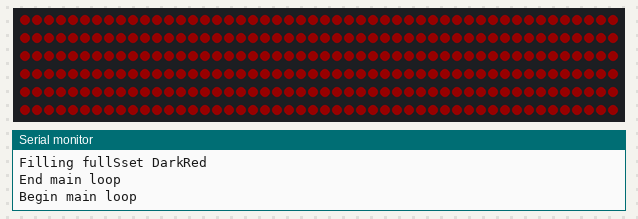
A sketch run on a simulated Arduino Uno, built with avr-gcc and run on an emulated ATmega328P. Shown: 300 RGB LEDs in strip order, left to right, continuing on the next row, the last lines printed to the serial monitor. Dim RGB values are drawn brighter than linear; random numbers use the default seed unless the sketch sets one.

Above: at 4.3 s.
At 37.27 s:
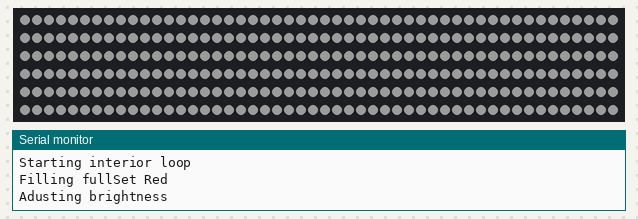

The sketch:

test_n_learn.ino
```cpp
#include <FastLED.h>

#define LED_PIN     6  // Define the digital pin for the LED data
#define NUM_LEDS    300 // Define the number of LEDs in your strip
#define BRIGHTNESS  40 // Set the initial brightness (0-255)
#define DELAY_MS    15 // Delay between LED tests in milliseconds

//CRGB leds[NUM_LEDS];  // Basic; not using due to switch to defined arrays
CRGBArray<NUM_LEDS> leds; // Using CRGBArray for better control
CRGBSet fullSet(leds(0,NUM_LEDS));  // Set array to address entire strip
CRGBSet firstSet(leds(0,20));  // Set array for a region of LEDs
CRGBSet secondSet(leds(100,150)); // Set array for a region of LEDs

int flickloop = 1;  // Initialize for later use in internal flicker loop

void setup() {
  // Setup serial port for monitoring
  Serial.begin(9600); // Open serial port, set data rate to 9600 bps
  Serial.println("Serial initialized");

  // Setup WS2812B LED strip using FastLED
  Serial.println("Initializing LED strip");
  //FastLED.addLeds<WS2812B, LED_PIN, GRB>(leds, NUM_LEDS); // Set up the LED strip on digital pin 6
  FastLED.addLeds<WS2812B, LED_PIN, GRB>(leds, NUM_LEDS).setCorrection(TypicalLEDStrip);

  Serial.println("Clearing FastLED configuration");
  FastLED.clear();  // Clear any lingering LED configuration

  Serial.println("Setting initial LED brightness");
  FastLED.setBrightness(BRIGHTNESS); // Set the brightness


  // Glow first LED for about a second to confirm control
  leds[0] = CRGB::Green; // Set color of first LED
  FastLED.show();
  delay(1000);

  // Set entire strip to initial color state
  fullSet = CRGB::DarkRed;
  FastLED.show();
  delay(1000);  // take a breather before go-time
}

// Flicker entire strip randomly in red
void loop() {
  Serial.println("Begin main loop");

  fullSet = CRGB::DarkRed;  // ambient/base color
  FastLED.setBrightness(BRIGHTNESS); // base/ambient brightness
  //leds[0] = CRGB::DarkSlateBlue;  // bit of visual assistance while developing
  FastLED.show();

  delay(random16(500,3000));  // ambient solid for multiple seconds (randomly selected)

  // Setup nested flicker loop; number of loops (period of time) is set by random function
  byte flickloop = random8(3,16);  // set number of loops to perform randomly

  while (flickloop > 0) {
    Serial.println("Starting interior loop");
    Serial.println("Filling fullSet Red");
    // Randomly select between red and white flicker
    byte colorRand = random(9);  // setup random integer
    if (colorRand <= 7) { // select color with optional bias
      fullSet = CRGB::Red;
    } else {
      fullSet = CRGB::GhostWhite;
    }
    Serial.println("Adusting brightness");
    FastLED.setBrightness(random8(10,90)); // set random brightness for added effect
    //fadeLightBy(firstSet, firstSet, random8(10,90));
    //fadeLightBy(firstSet, 300, random8(10,90));
    //FastLED.show(random8(10,90));
    FastLED.show();
    delay(random16(10,100));

    Serial.println("Filling fullSset DarkRed");
    //firstSet = CRGB::DarkRed;
    //fill_solid(leds, NUM_LEDS, CRGB::DarkRed);
    fullSet = CRGB::DarkRed;
    FastLED.setBrightness(random8(5,30)); // set random brightness for added effect
    FastLED.show();
    delay(random16(20,100));

    flickloop--;
  }
  Serial.println("End main loop");
}

/*
void loop() {
  // Outer loop
  for (int i = 0; i < 1; i++) {
    // Fade
    for (int j = 0; j < 1; j++) {
      fadeToBlackBy(leds, 10, 5); // 10 is the amount by which brightness is reduced.
      FastLED.show();
      delay(10);  // Delay to control the speed of the fading effect.
    }
    for (int j = 0; j < 1; j++) {
      fadeLightBy(leds, 10, 5); // 10 is the amount by which brightness is reduced.
      FastLED.show();
      delay(10);  // Delay to control the speed of the fading effect.
    }
  }
  // Code to be executed after the outer loop
}
*/


/* walks a dot down the string, strobing it several times before moving to the next
void loop() {
  for(int dot = 0; dot < NUM_LEDS; dot++) {
    leds[dot] = CRGB::Purple;
    FastLED.show();
    for(int strobecount = 1; strobecount < 5; strobecount++) {
      leds[dot] = CRGB::Black; FastLED.show(); delay(30);
      leds[dot] = CRGB::Purple; FastLED.show(); delay(10);
    }
    // clear this led for the next time around the loop
    leds[dot] = CRGB::Black;
    //delay(1);
  }
}
*/

/* Very basic - turn LEDs on and then off
void loop() {
  leds[0] = CRGB::Purple;
  leds[1] = CRGB::Purple;
  FastLED.show();
  delay(500);
  leds[0] = CRGB::Black;
  leds[1] = CRGB::Black;
  FastLED.show();
  delay(300);
} */
```
